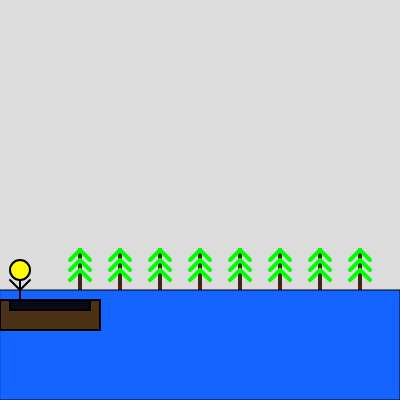
Frame 1 (no input)
Frame 60 (no input): identical to frame 1, image omitted
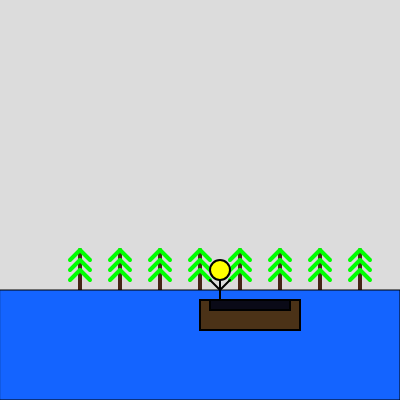
Frame 120 (the mouse pressed at the canvas centre since frame 60)

The p5.js sketch that drew these frames (run headless with seeded random() and noise() and a simulated clock; from frame 60 on, the mouse is pressed at the canvas centre):

// p5.js sketch
// ── sketch.js
//Chad Cooper
//IGME 609
//HW Three
//3_25_19


//Global variable for canvasSize 
var canvasSize = 400;


function setup() 
{
  createCanvas(canvasSize,canvasSize);

}

function draw() {
  
  strokeWeight(2);
  
  background(220);
  
  
  //When 'C' key is pressed draw clouds
  
  if(keyIsPressed && key=='c')  
    {
    cloud()
    }
  
  
  //When 'M' key is pressed draw mountains
  
  if(keyIsPressed && key=='m')  
    {
    mountains()
    }
  
    
  
  //When 'S' key is pressed draw the sun
  
  if(keyIsPressed && key=='s')  
    {
    ellipse(0,0,150);
    }

  
  //Variables used in the while loop to draw a series of trees
  
  var treeStart = 20;
  var treeEnd = 300;
  var treeDifference = 40;
  
  while (treeStart <= treeEnd)
  {
      tree(treeStart)
    	treeStart = treeStart + treeDifference
  }
  

  strokeWeight(1);
  stroke(0);
  fill(20,100,255);
  rect(0,290,width,110);
  

  //If the mouse is pressed in water area, user controls a fish
  //Otherwise the user moves around a canoe
  
	if(mouseIsPressed&& mouseY>=300)
 	 	{
    //When pressed within water area
    //canoe is still and a fish swims
  	fish(mouseX,350);
  	canoe(20,300);
  	}
  
    else
  	{
    //Canoe moves in water along x
		canoe(mouseX,300);
  	}
  

//The following code is for the functions used to create the scene
  
  
 	//Draw Canoe
  
  function canoe(x,y)
  	{
    strokeWeight(2);
    fill(75,50,23);
    rect(x,300,100,30);
    fill(10,10	,23);
    rect(x+10,300,80,10);
    fill(255,255,0);
    strokeWeight(2);
    line(x+20,270,	x+20, 300);
    line(x+30,280,	x+20, 290);
    line(x+10,280,	x+20, 290);
    ellipse(x+20,270,20);
  	}
  
  
  //Draw Mountains  
  
  function mountains()
   	{
    strokeWeight(0);

    fill(205);
    beginShape()
		vertex(0,290);
    vertex(0,290);
    vertex(150,100);
    vertex(300,290);
    vertex(300,290);
    endShape()
      
    fill(150);
    beginShape()
		vertex(200,290);
    vertex(200,290);
    vertex(350,140);
    vertex(500,290);
    vertex(500,290);
    endShape()
		}
  
  
  //Draw Clouds
  
	function cloud()
 		{
   	fill(255);
   	strokeWeight(0);
   	ellipse(20,40,20);
   	ellipse(50,35,30);
    ellipse(30,35,30);
		ellipse(60,40,20);
		rect(20,30,40,20);
		rect(26,20,20,10);
   
   	ellipse(200,40,20);
   	ellipse(300,40,20);
		rect(200,30,100,20);
		rect(220,20,78,20);
   	ellipse(295,30,20);
    ellipse(220,30,20);
  	}

  
  //Draw a Fish
  
  function fish(xPos,y)
  	{
    strokeWeight(0);
    fill(0,255,0);
    ellipse(xPos+30,350,30,10);
    beginShape()
		vertex(xPos+10,360);
    vertex(xPos+10,360);
    vertex(xPos+15,350);
    vertex(xPos+10,340);
    vertex(xPos+10,340);
    endShape()
  	}
 	stroke(0);
  
	function tree(xTree)
  	{
    strokeWeight(4);
    stroke(69,37,23);
 		line(xTree+60,250,xTree+60, 300);
    stroke(0,255,0);
 		line(xTree+60,250,xTree+50, 260);
 		line(xTree+60,250,xTree+70, 260);
    line(xTree+60,260,xTree+50, 270);
 		line(xTree+60,260,xTree+70, 270);
    line(xTree+60,270,xTree+50, 280);
 		line(xTree+60,270,xTree+70, 280); 
 		}
}
  
